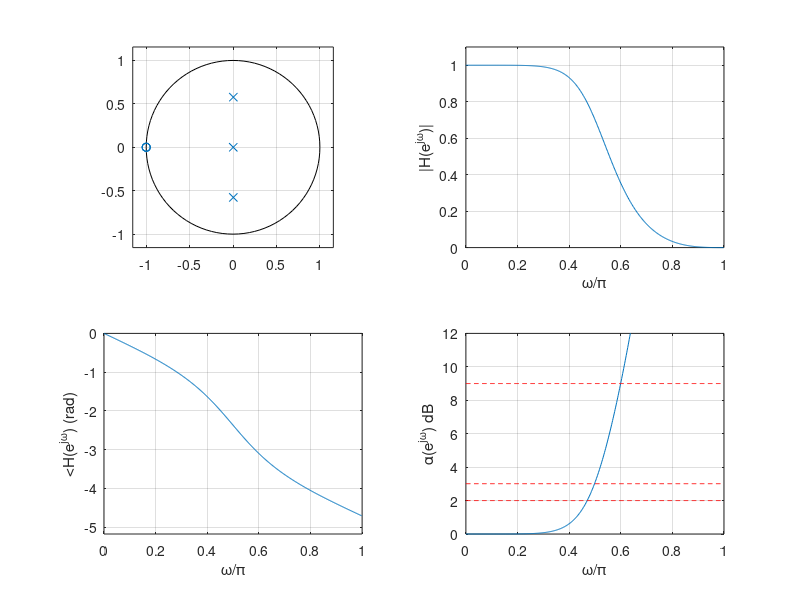

Here is the MATLAB script that generated this plot:
%%
% Example 12.7
%
% low-pass Butterworth
%%
alphamax=2; alphamin=9;                     % loss specifications
wp=0.47; ws=0.6;                            % passband and stop-band normalized frequencies
[N,wh]=buttord(wp, ws, alphamax, alphamin)  % min order, half-power freq
[b,a]=butter(N,wh)                          % coefficients of designed filter
[H,w]=freqz(b,a); w=w/pi; M=length(H);      % frequency response for normalized frequency
% specs verification
spec1 = alphamax* ones(1,M); spec2=alphamin* ones(1,M); % specs lines
hpf=3.01* ones(1,M);                        % half-power frequency line
disp('poles')                               % display poles
p=roots(a)
disp('zeros')                               % display zeros
z=roots(b)
alpha=-20*log10(abs(H));                    % loss in dB
Ha=unwrap(angle(H));
figure(1)
subplot(221)
zplane(b,a)
subplot(222)
plot(w,abs(H)); grid; axis([0 1 0 1.1*max(abs(H))]); ylabel('|H(e^{j\omega})|'); xlabel('\omega/\pi')
subplot(223)
plot(w,Ha);grid; ylabel('<H(e^{j\omega}) (rad)'); xlabel('\omega/\pi')
axis([0 1 1.1*min(Ha) 1.1*max(Ha)]);
subplot(224)
plot(w,alpha); ylabel('\alpha(e^{j\omega}) dB'); xlabel('\omega/\pi')
hold on
plot(w,hpf,'r--')
hold on
plot(w,spec1,'r--'); hold on
plot(w,spec2,'r--'); grid; hold off; axis([0 1 0 12])
